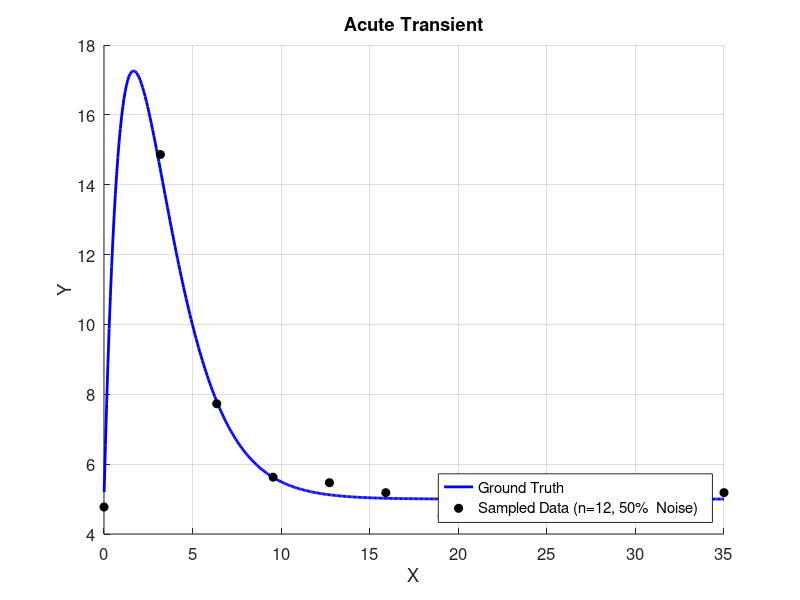

Reproduce this figure in MATLAB.
% GP Research Project: Acute Transient Equation Sampling
clear; clc; close all;

%% 1. Define Realistic Parameters 
% Parameters 
p.b = 5;
p.A = 20;
p.c = 0.6;

x_max = 35;

% Define function
f = @(x) p.b + p.A *x.* exp(-p.c .* x);


%% 2. Generate Ground Truth Curve
x_grid = linspace(0.01, x_max, 500); % Continuous concentration range
y_true = f(x_grid);

%% 3. Random Sampling with Noise 
n_samples = 12;                   
noise_level = 0.5;               % Gaussian Noise

% Uncomment the line below to sample concentration points randomly across the domain 
%x_train = sort(x_max * rand(1, n_samples)); 

% Uncomment the line below to sample point uniformly acros domain
x_train = linspace(0, x_max, n_samples);

% Uncommnet the two lines below to sample points at specific locations across domain
%x_train = [0.1, 0.5, 1.0, 1.5, 2.0, 6.0, 7.5, 9.0, 10.0];
%n_samples = length(x_train);    % Automatically update sample count

% Calculate true response at sampled points and add noise
y_clean = f(x_train);
y_train = y_clean + noise_level * randn(size(y_clean));

%% 4. Visualization
figure('Color', 'w', 'Position', [100, 100, 800, 500]);
hold on; grid on;

% Plot continuous solution curve 
plot(x_grid, y_true, 'b-', 'LineWidth', 2, 'DisplayName', 'Ground Truth');

% Plot sampled noisy points
plot(x_train, y_train, 'ko', 'MarkerFaceColor', 'k', 'MarkerSize', 6, ...
    'DisplayName', sprintf('Sampled Data (n=%d, %g%%  Noise)', n_samples, noise_level*100));

% Labels and Formatting
xlabel('X');
ylabel('Y');
title('Acute Transient');
legend('Location', 'southeast');
set(gca, 'FontSize', 12);

%fprintf('Simulation complete. n=%d samples generated.\n', n_samples);
